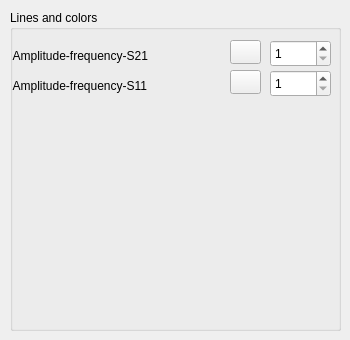
      <widget class="QWidget" name="tab_4">
       <attribute name="title">
        <string>Amplitude-frequency</string>
       </attribute>
       <widget class="QGroupBox" name="groupBox_8">
        <property name="geometry">
         <rect>
          <x>10</x>
          <y>10</y>
          <width>331</width>
          <height>321</height>
         </rect>
        </property>
        <property name="title">
         <string>Lines and colors</string>
        </property>
        <widget class="QLabel" name="label_8">
         <property name="geometry">
          <rect>
           <x>0</x>
           <y>30</y>
           <width>151</width>
           <height>31</height>
          </rect>
         </property>
         <property name="text">
          <string> Amplitude-frequency-S21</string>
         </property>
        </widget>
        <widget class="QLabel" name="label_7">
         <property name="geometry">
          <rect>
           <x>0</x>
           <y>60</y>
           <width>151</width>
           <height>31</height>
          </rect>
         </property>
         <property name="text">
          <string> Amplitude-frequency-S11</string>
         </property>
        </widget>
        <widget class="QPushButton" name="AmpFrS11">
         <property name="geometry">
          <rect>
           <x>220</x>
           <y>60</y>
           <width>31</width>
           <height>24</height>
          </rect>
         </property>
         <property name="text">
          <string/>
         </property>
        </widget>
        <widget class="QPushButton" name="AmpFrS21">
         <property name="geometry">
          <rect>
           <x>220</x>
           <y>30</y>
           <width>31</width>
           <height>24</height>
          </rect>
         </property>
         <property name="text">
          <string/>
         </property>
        </widget>
        <widget class="QSpinBox" name="spinBox_23">
         <property name="geometry">
          <rect>
           <x>260</x>
           <y>30</y>
           <width>61</width>
           <height>27</height>
          </rect>
         </property>
         <property name="minimum">
          <number>1</number>
         </property>
         <property name="maximum">
          <number>10</number>
         </property>
        </widget>
        <widget class="QSpinBox" name="spinBox_24">
         <property name="geometry">
          <rect>
           <x>260</x>
           <y>60</y>
           <width>61</width>
           <height>27</height>
          </rect>
         </property>
         <property name="minimum">
          <number>1</number>
         </property>
         <property name="maximum">
          <number>10</number>
         </property>
        </widget>
       </widget>
      </widget>
